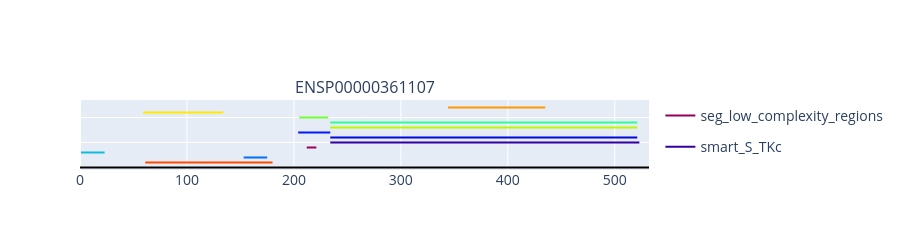

Notebook code for this chart:
### Code cell
pf.feature_architecture_figure(lib_path=lib_path, gene_id="ENSG00000107779", expr_df=meso_cardmeso_expr, fa_index=fa_index, isoforms=["ENSP00000361107"])

### Figure 1 — Plotly figure (JSON) as saved in the notebook; plotly's stock layout.template omitted (floating-point values rounded to 4 significant figures)
{"data": [{"connectgaps": false, "customdata": [["seg_low_complexity_regions"], ["seg_low_complexity_regions"], ["seg_low_complexity_regions"], ["seg_low_complexity_regions"]], "hovertemplate": "labels=seg_low_complexity_regions<br>x=%{x}<br>y=%{y}<extra></extra>", "legendgroup": "seg_low_complexity_regions", "line": {"color": "rgb(150, 0, 90)", "dash": "solid", "width": 2}, "marker": {"symbol": "circle"}, "mode": "lines", "name": "seg_low_complexity_regions", "orientation": "v", "showlegend": true, "type": "scatter", "x": [212.0, 217.0, 221.0, NaN], "xaxis": "x", "y": [4, 4, 4, 4], "yaxis": "y"}, {"connectgaps": false, "customdata": [["smart_S_TKc"], ["smart_S_TKc"], ["smart_S_TKc"], ["smart_S_TKc"], ["smart_S_TKc"], ["smart_S_TKc"], ["smart_S_TKc"], ["smart_S_TKc"], ["smart_S_TKc"], ["smart_S_TKc"], ["smart_S_TKc"], ["smart_S_TKc"], ["smart_S_TKc"], ["smart_S_TKc"], ["smart_S_TKc"], ["smart_S_TKc"], ["smart_S_TKc"], ["smart_S_TKc"], ["smart_S_TKc"], ["smart_S_TKc"], ["smart_S_TKc"], ["smart_S_TKc"], ["smart_S_TKc"], ["smart_S_TKc"], ["smart_S_TKc"], ["smart_S_TKc"], ["smart_S_TKc"], ["smart_S_TKc"], ["smart_S_TKc"], ["smart_S_TKc"], ["smart_S_TKc"], ["smart_S_TKc"], ["smart_S_TKc"], ["smart_S_TKc"], ["smart_S_TKc"], ["smart_S_TKc"], ["smart_S_TKc"], ["smart_S_TKc"], ["smart_S_TKc"], ["smart_S_TKc"], ["smart_S_TKc"], ["smart_S_TKc"], ["smart_S_TKc"], ["smart_S_TKc"], ["smart_S_TKc"], ["smart_S_TKc"], ["smart_S_TKc"], ["smart_S_TKc"], ["smart_S_TKc"], ["smart_S_TKc"], ["smart_S_TKc"], ["smart_S_TKc"], ["smart_S_TKc"], ["smart_S_TKc"], ["smart_S_TKc"], ["smart_S_TKc"], ["smart_S_TKc"], ["smart_S_TKc"], ["smart_S_TKc"], ["smart_S_TKc"]], "hovertemplate": "labels=smart_S_TKc<br>x=%{x}<br>y=%{y}<extra></extra>", "legendgroup": "smart_S_TKc", "line": {"color": "rgb(50, 0, 163)", "dash": "solid", "width": 2}, "marker": {"symbol": "circle"}, "mode": "lines", "name": "smart_S_TKc", "orientation": "v", "showlegend": true, "type": "scatter", "x": [234.0, 239.0, 244.0, 249.0, 254.0, 259.0, 264.0, 269.0, 274.0, 279.0, 284.0, 289.0, 294.0, 299.0, 304.0, 309.0, 314.0, 319.0, 324.0, 329.0, 334.0, 339.0, 344.0, 349.0, 354.0, 359.0, 364.0, 369.0, 374.0, 379.0, 384.0, 389.0, 394.0, 399.0, 404.0, 409.0, 414.0, 419.0, 424.0, 429.0, 434.0, 439.0, 444.0, 449.0, 454.0, 459.0, 464.0, 469.0, 474.0, 479.0, 484.0, 489.0, 494.0, 499.0, 504.0, 509.0, 514.0, 519.0, 523.0, NaN], "xaxis": "x", "y": [5, 5, 5, 5, 5, 5, 5, 5, 5, 5, 5, 5, 5, 5, 5, 5, 5, 5, 5, 5, 5, 5, 5, 5, 5, 5, 5, 5, 5, 5, 5, 5, 5, 5, 5, 5, 5, 5, 5, 5, 5, 5, 5, 5, 5, 5, 5, 5, 5, 5, 5, 5, 5, 5, 5, 5, 5, 5, 5, 5], "yaxis": "y"}, {"connectgaps": false, "customdata": [["smart_TyrKc"], ["smart_TyrKc"], ["smart_TyrKc"], ["smart_TyrKc"], ["smart_TyrKc"], ["smart_TyrKc"], ["smart_TyrKc"], ["smart_TyrKc"], ["smart_TyrKc"], ["smart_TyrKc"], ["smart_TyrKc"], ["smart_TyrKc"], ["smart_TyrKc"], ["smart_TyrKc"], ["smart_TyrKc"], ["smart_TyrKc"], ["smart_TyrKc"], ["smart_TyrKc"], ["smart_TyrKc"], ["smart_TyrKc"], ["smart_TyrKc"], ["smart_TyrKc"], ["smart_TyrKc"], ["smart_TyrKc"], ["smart_TyrKc"], ["smart_TyrKc"], ["smart_TyrKc"], ["smart_TyrKc"], ["smart_TyrKc"], ["smart_TyrKc"], ["smart_TyrKc"], ["smart_TyrKc"], ["smart_TyrKc"], ["smart_TyrKc"], ["smart_TyrKc"], ["smart_TyrKc"], ["smart_TyrKc"], ["smart_TyrKc"], ["smart_TyrKc"], ["smart_TyrKc"], ["smart_TyrKc"], ["smart_TyrKc"], ["smart_TyrKc"], ["smart_TyrKc"], ["smart_TyrKc"], ["smart_TyrKc"], ["smart_TyrKc"], ["smart_TyrKc"], ["smart_TyrKc"], ["smart_TyrKc"], ["smart_TyrKc"], ["smart_TyrKc"], ["smart_TyrKc"], ["smart_TyrKc"], ["smart_TyrKc"], ["smart_TyrKc"], ["smart_TyrKc"], ["smart_TyrKc"], ["smart_TyrKc"], ["smart_TyrKc"]], "hovertemplate": "labels=smart_TyrKc<br>x=%{x}<br>y=%{y}<extra></extra>", "legendgroup": "smart_TyrKc", "line": {"color": "rgb(0, 8, 218)", "dash": "solid", "width": 2}, "marker": {"symbol": "circle"}, "mode": "lines", "name": "smart_TyrKc", "orientation": "v", "showlegend": true, "type": "scatter", "x": [234.0, 239.0, 244.0, 249.0, 254.0, 259.0, 264.0, 269.0, 274.0, 279.0, 284.0, 289.0, 294.0, 299.0, 304.0, 309.0, 314.0, 319.0, 324.0, 329.0, 334.0, 339.0, 344.0, 349.0, 354.0, 359.0, 364.0, 369.0, 374.0, 379.0, 384.0, 389.0, 394.0, 399.0, 404.0, 409.0, 414.0, 419.0, 424.0, 429.0, 434.0, 439.0, 444.0, 449.0, 454.0, 459.0, 464.0, 469.0, 474.0, 479.0, 484.0, 489.0, 494.0, 499.0, 504.0, 509.0, 514.0, 519.0, 521.0, NaN], "xaxis": "x", "y": [6, 6, 6, 6, 6, 6, 6, 6, 6, 6, 6, 6, 6, 6, 6, 6, 6, 6, 6, 6, 6, 6, 6, 6, 6, 6, 6, 6, 6, 6, 6, 6, 6, 6, 6, 6, 6, 6, 6, 6, 6, 6, 6, 6, 6, 6, 6, 6, 6, 6, 6, 6, 6, 6, 6, 6, 6, 6, 6, 6], "yaxis": "y"}, {"connectgaps": false, "customdata": [["smart_GS"], ["smart_GS"], ["smart_GS"], ["smart_GS"], ["smart_GS"], ["smart_GS"], ["smart_GS"], ["smart_GS"]], "hovertemplate": "labels=smart_GS<br>x=%{x}<br>y=%{y}<extra></extra>", "legendgroup": "smart_GS", "line": {"color": "rgb(0, 25, 255)", "dash": "solid", "width": 2}, "marker": {"symbol": "circle"}, "mode": "lines", "name": "smart_GS", "orientation": "v", "showlegend": true, "type": "scatter", "x": [204.0, 209.0, 214.0, 219.0, 224.0, 229.0, 234.0, NaN], "xaxis": "x", "y": [7, 7, 7, 7, 7, 7, 7, 7], "yaxis": "y"}, {"connectgaps": false, "customdata": [["tmhmm_transmembrane"], ["tmhmm_transmembrane"], ["tmhmm_transmembrane"], ["tmhmm_transmembrane"], ["tmhmm_transmembrane"], ["tmhmm_transmembrane"], ["tmhmm_transmembrane"]], "hovertemplate": "labels=tmhmm_transmembrane<br>x=%{x}<br>y=%{y}<extra></extra>", "legendgroup": "tmhmm_transmembrane", "line": {"color": "rgb(0, 110, 255)", "dash": "solid", "width": 2}, "marker": {"symbol": "circle"}, "mode": "lines", "name": "tmhmm_transmembrane", "orientation": "v", "showlegend": true, "type": "scatter", "x": [153.0, 158.0, 163.0, 168.0, 173.0, 175.0, NaN], "xaxis": "x", "y": [2, 2, 2, 2, 2, 2, 2], "yaxis": "y"}, {"connectgaps": false, "customdata": [["signalp_SIGNALP"], ["signalp_SIGNALP"], ["signalp_SIGNALP"], ["signalp_SIGNALP"], ["signalp_SIGNALP"], ["signalp_SIGNALP"], ["signalp_SIGNALP"]], "hovertemplate": "labels=signalp_SIGNALP<br>x=%{x}<br>y=%{y}<extra></extra>", "legendgroup": "signalp_SIGNALP", "line": {"color": "rgb(15, 186, 220)", "dash": "solid", "width": 2}, "marker": {"symbol": "circle"}, "mode": "lines", "name": "signalp_SIGNALP", "orientation": "v", "showlegend": true, "type": "scatter", "x": [1.0, 6.0, 11.0, 16.0, 21.0, 23.0, NaN], "xaxis": "x", "y": [3, 3, 3, 3, 3, 3, 3], "yaxis": "y"}, {"connectgaps": false, "customdata": [["pfam_Pkinase"], ["pfam_Pkinase"], ["pfam_Pkinase"], ["pfam_Pkinase"], ["pfam_Pkinase"], ["pfam_Pkinase"], ["pfam_Pkinase"], ["pfam_Pkinase"], ["pfam_Pkinase"], ["pfam_Pkinase"], ["pfam_Pkinase"], ["pfam_Pkinase"], ["pfam_Pkinase"], ["pfam_Pkinase"], ["pfam_Pkinase"], ["pfam_Pkinase"], ["pfam_Pkinase"], ["pfam_Pkinase"], ["pfam_Pkinase"], ["pfam_Pkinase"], ["pfam_Pkinase"], ["pfam_Pkinase"], ["pfam_Pkinase"], ["pfam_Pkinase"], ["pfam_Pkinase"], ["pfam_Pkinase"], ["pfam_Pkinase"], ["pfam_Pkinase"], ["pfam_Pkinase"], ["pfam_Pkinase"], ["pfam_Pkinase"], ["pfam_Pkinase"], ["pfam_Pkinase"], ["pfam_Pkinase"], ["pfam_Pkinase"], ["pfam_Pkinase"], ["pfam_Pkinase"], ["pfam_Pkinase"], ["pfam_Pkinase"], ["pfam_Pkinase"], ["pfam_Pkinase"], ["pfam_Pkinase"], ["pfam_Pkinase"], ["pfam_Pkinase"], ["pfam_Pkinase"], ["pfam_Pkinase"], ["pfam_Pkinase"], ["pfam_Pkinase"], ["pfam_Pkinase"], ["pfam_Pkinase"], ["pfam_Pkinase"], ["pfam_Pkinase"], ["pfam_Pkinase"], ["pfam_Pkinase"], ["pfam_Pkinase"], ["pfam_Pkinase"], ["pfam_Pkinase"], ["pfam_Pkinase"], ["pfam_Pkinase"], ["pfam_Pkinase"]], "hovertemplate": "labels=pfam_Pkinase<br>x=%{x}<br>y=%{y}<extra></extra>", "legendgroup": "pfam_Pkinase", "line": {"color": "rgb(44, 255, 150)", "dash": "solid", "width": 2}, "marker": {"symbol": "circle"}, "mode": "lines", "name": "pfam_Pkinase", "orientation": "v", "showlegend": true, "type": "scatter", "x": [234.0, 239.0, 244.0, 249.0, 254.0, 259.0, 264.0, 269.0, 274.0, 279.0, 284.0, 289.0, 294.0, 299.0, 304.0, 309.0, 314.0, 319.0, 324.0, 329.0, 334.0, 339.0, 344.0, 349.0, 354.0, 359.0, 364.0, 369.0, 374.0, 379.0, 384.0, 389.0, 394.0, 399.0, 404.0, 409.0, 414.0, 419.0, 424.0, 429.0, 434.0, 439.0, 444.0, 449.0, 454.0, 459.0, 464.0, 469.0, 474.0, 479.0, 484.0, 489.0, 494.0, 499.0, 504.0, 509.0, 514.0, 519.0, 521.0, NaN], "xaxis": "x", "y": [9, 9, 9, 9, 9, 9, 9, 9, 9, 9, 9, 9, 9, 9, 9, 9, 9, 9, 9, 9, 9, 9, 9, 9, 9, 9, 9, 9, 9, 9, 9, 9, 9, 9, 9, 9, 9, 9, 9, 9, 9, 9, 9, 9, 9, 9, 9, 9, 9, 9, 9, 9, 9, 9, 9, 9, 9, 9, 9, 9], "yaxis": "y"}, {"connectgaps": false, "customdata": [["pfam_TGF_beta_GS"], ["pfam_TGF_beta_GS"], ["pfam_TGF_beta_GS"], ["pfam_TGF_beta_GS"], ["pfam_TGF_beta_GS"], ["pfam_TGF_beta_GS"], ["pfam_TGF_beta_GS"], ["pfam_TGF_beta_GS"]], "hovertemplate": "labels=pfam_TGF_beta_GS<br>x=%{x}<br>y=%{y}<extra></extra>", "legendgroup": "pfam_TGF_beta_GS", "line": {"color": "rgb(115, 255, 50)", "dash": "solid", "width": 2}, "marker": {"symbol": "circle"}, "mode": "lines", "name": "pfam_TGF_beta_GS", "orientation": "v", "showlegend": true, "type": "scatter", "x": [205.0, 210.0, 215.0, 220.0, 225.0, 230.0, 232.0, NaN], "xaxis": "x", "y": [10, 10, 10, 10, 10, 10, 10, 10], "yaxis": "y"}, {"connectgaps": false, "customdata": [["pfam_PK_Tyr_Ser-Thr"], ["pfam_PK_Tyr_Ser-Thr"], ["pfam_PK_Tyr_Ser-Thr"], ["pfam_PK_Tyr_Ser-Thr"], ["pfam_PK_Tyr_Ser-Thr"], ["pfam_PK_Tyr_Ser-Thr"], ["pfam_PK_Tyr_Ser-Thr"], ["pfam_PK_Tyr_Ser-Thr"], ["pfam_PK_Tyr_Ser-Thr"], ["pfam_PK_Tyr_Ser-Thr"], ["pfam_PK_Tyr_Ser-Thr"], ["pfam_PK_Tyr_Ser-Thr"], ["pfam_PK_Tyr_Ser-Thr"], ["pfam_PK_Tyr_Ser-Thr"], ["pfam_PK_Tyr_Ser-Thr"], ["pfam_PK_Tyr_Ser-Thr"], ["pfam_PK_Tyr_Ser-Thr"], ["pfam_PK_Tyr_Ser-Thr"], ["pfam_PK_Tyr_Ser-Thr"], ["pfam_PK_Tyr_Ser-Thr"], ["pfam_PK_Tyr_Ser-Thr"], ["pfam_PK_Tyr_Ser-Thr"], ["pfam_PK_Tyr_Ser-Thr"], ["pfam_PK_Tyr_Ser-Thr"], ["pfam_PK_Tyr_Ser-Thr"], ["pfam_PK_Tyr_Ser-Thr"], ["pfam_PK_Tyr_Ser-Thr"], ["pfam_PK_Tyr_Ser-Thr"], ["pfam_PK_Tyr_Ser-Thr"], ["pfam_PK_Tyr_Ser-Thr"], ["pfam_PK_Tyr_Ser-Thr"], ["pfam_PK_Tyr_Ser-Thr"], ["pfam_PK_Tyr_Ser-Thr"], ["pfam_PK_Tyr_Ser-Thr"], ["pfam_PK_Tyr_Ser-Thr"], ["pfam_PK_Tyr_Ser-Thr"], ["pfam_PK_Tyr_Ser-Thr"], ["pfam_PK_Tyr_Ser-Thr"], ["pfam_PK_Tyr_Ser-Thr"], ["pfam_PK_Tyr_Ser-Thr"], ["pfam_PK_Tyr_Ser-Thr"], ["pfam_PK_Tyr_Ser-Thr"], ["pfam_PK_Tyr_Ser-Thr"], ["pfam_PK_Tyr_Ser-Thr"], ["pfam_PK_Tyr_Ser-Thr"], ["pfam_PK_Tyr_Ser-Thr"], ["pfam_PK_Tyr_Ser-Thr"], ["pfam_PK_Tyr_Ser-Thr"], ["pfam_PK_Tyr_Ser-Thr"], ["pfam_PK_Tyr_Ser-Thr"], ["pfam_PK_Tyr_Ser-Thr"], ["pfam_PK_Tyr_Ser-Thr"], ["pfam_PK_Tyr_Ser-Thr"], ["pfam_PK_Tyr_Ser-Thr"], ["pfam_PK_Tyr_Ser-Thr"], ["pfam_PK_Tyr_Ser-Thr"], ["pfam_PK_Tyr_Ser-Thr"], ["pfam_PK_Tyr_Ser-Thr"], ["pfam_PK_Tyr_Ser-Thr"], ["pfam_PK_Tyr_Ser-Thr"]], "hovertemplate": "labels=pfam_PK_Tyr_Ser-Thr<br>x=%{x}<br>y=%{y}<extra></extra>", "legendgroup": "pfam_PK_Tyr_Ser-Thr", "line": {"color": "rgb(186, 248, 0)", "dash": "solid", "width": 2}, "marker": {"symbol": "circle"}, "mode": "lines", "name": "pfam_PK_Tyr_Ser-Thr", "orientation": "v", "showlegend": true, "type": "scatter", "x": [234.0, 239.0, 244.0, 249.0, 254.0, 259.0, 264.0, 269.0, 274.0, 279.0, 284.0, 289.0, 294.0, 299.0, 304.0, 309.0, 314.0, 319.0, 324.0, 329.0, 334.0, 339.0, 344.0, 349.0, 354.0, 359.0, 364.0, 369.0, 374.0, 379.0, 384.0, 389.0, 394.0, 399.0, 404.0, 409.0, 414.0, 419.0, 424.0, 429.0, 434.0, 439.0, 444.0, 449.0, 454.0, 459.0, 464.0, 469.0, 474.0, 479.0, 484.0, 489.0, 494.0, 499.0, 504.0, 509.0, 514.0, 519.0, 521.0, NaN], "xaxis": "x", "y": [8, 8, 8, 8, 8, 8, 8, 8, 8, 8, 8, 8, 8, 8, 8, 8, 8, 8, 8, 8, 8, 8, 8, 8, 8, 8, 8, 8, 8, 8, 8, 8, 8, 8, 8, 8, 8, 8, 8, 8, 8, 8, 8, 8, 8, 8, 8, 8, 8, 8, 8, 8, 8, 8, 8, 8, 8, 8, 8, 8], "yaxis": "y"}, {"connectgaps": false, "customdata": [["pfam_Activin_recp"], ["pfam_Activin_recp"], ["pfam_Activin_recp"], ["pfam_Activin_recp"], ["pfam_Activin_recp"], ["pfam_Activin_recp"], ["pfam_Activin_recp"], ["pfam_Activin_recp"], ["pfam_Activin_recp"], ["pfam_Activin_recp"], ["pfam_Activin_recp"], ["pfam_Activin_recp"], ["pfam_Activin_recp"], ["pfam_Activin_recp"], ["pfam_Activin_recp"], ["pfam_Activin_recp"], ["pfam_Activin_recp"]], "hovertemplate": "labels=pfam_Activin_recp<br>x=%{x}<br>y=%{y}<extra></extra>", "legendgroup": "pfam_Activin_recp", "line": {"color": "rgb(255, 234, 0)", "dash": "solid", "width": 2}, "marker": {"symbol": "circle"}, "mode": "lines", "name": "pfam_Activin_recp", "orientation": "v", "showlegend": true, "type": "scatter", "x": [59.0, 64.0, 69.0, 74.0, 79.0, 84.0, 89.0, 94.0, 99.0, 104.0, 109.0, 114.0, 119.0, 124.0, 129.0, 134.0, NaN], "xaxis": "x", "y": [11, 11, 11, 11, 11, 11, 11, 11, 11, 11, 11, 11, 11, 11, 11, 11, 11], "yaxis": "y"}, {"connectgaps": false, "customdata": [["pfam_Pkinase_fungal"], ["pfam_Pkinase_fungal"], ["pfam_Pkinase_fungal"], ["pfam_Pkinase_fungal"], ["pfam_Pkinase_fungal"], ["pfam_Pkinase_fungal"], ["pfam_Pkinase_fungal"], ["pfam_Pkinase_fungal"], ["pfam_Pkinase_fungal"], ["pfam_Pkinase_fungal"], ["pfam_Pkinase_fungal"], ["pfam_Pkinase_fungal"], ["pfam_Pkinase_fungal"], ["pfam_Pkinase_fungal"], ["pfam_Pkinase_fungal"], ["pfam_Pkinase_fungal"], ["pfam_Pkinase_fungal"], ["pfam_Pkinase_fungal"], ["pfam_Pkinase_fungal"], ["pfam_Pkinase_fungal"], ["pfam_Pkinase_fungal"]], "hovertemplate": "labels=pfam_Pkinase_fungal<br>x=%{x}<br>y=%{y}<extra></extra>", "legendgroup": "pfam_Pkinase_fungal", "line": {"color": "rgb(255, 152, 0)", "dash": "solid", "width": 2}, "marker": {"symbol": "circle"}, "mode": "lines", "name": "pfam_Pkinase_fungal", "orientation": "v", "showlegend": true, "type": "scatter", "x": [344.0, 349.0, 354.0, 359.0, 364.0, 369.0, 374.0, 379.0, 384.0, 389.0, 394.0, 399.0, 404.0, 409.0, 414.0, 419.0, 424.0, 429.0, 434.0, 435.0, NaN], "xaxis": "x", "y": [12, 12, 12, 12, 12, 12, 12, 12, 12, 12, 12, 12, 12, 12, 12, 12, 12, 12, 12, 12, 12], "yaxis": "y"}, {"connectgaps": false, "customdata": [["flps_SINGLE_{C}"], ["flps_SINGLE_{C}"], ["flps_SINGLE_{C}"], ["flps_SINGLE_{C}"], ["flps_SINGLE_{C}"], ["flps_SINGLE_{C}"], ["flps_SINGLE_{C}"], ["flps_SINGLE_{C}"], ["flps_SINGLE_{C}"], ["flps_SINGLE_{C}"], ["flps_SINGLE_{C}"], ["flps_SINGLE_{C}"], ["flps_SINGLE_{C}"], ["flps_SINGLE_{C}"], ["flps_SINGLE_{C}"], ["flps_SINGLE_{C}"], ["flps_SINGLE_{C}"], ["flps_SINGLE_{C}"], ["flps_SINGLE_{C}"], ["flps_SINGLE_{C}"], ["flps_SINGLE_{C}"], ["flps_SINGLE_{C}"], ["flps_SINGLE_{C}"], ["flps_SINGLE_{C}"], ["flps_SINGLE_{C}"], ["flps_SINGLE_{C}"]], "hovertemplate": "labels=flps_SINGLE_{C}<br>x=%{x}<br>y=%{y}<extra></extra>", "legendgroup": "flps_SINGLE_{C}", "line": {"color": "rgb(255, 74, 0)", "dash": "solid", "width": 2}, "marker": {"symbol": "circle"}, "mode": "lines", "name": "flps_SINGLE_{C}", "orientation": "v", "showlegend": true, "type": "scatter", "x": [61.0, 66.0, 71.0, 76.0, 81.0, 86.0, 91.0, 96.0, 101.0, 106.0, 111.0, 116.0, 121.0, 126.0, 131.0, 136.0, 141.0, 146.0, 151.0, 156.0, 161.0, 166.0, 171.0, 176.0, 180.0, NaN], "xaxis": "x", "y": [1, 1, 1, 1, 1, 1, 1, 1, 1, 1, 1, 1, 1, 1, 1, 1, 1, 1, 1, 1, 1, 1, 1, 1, 1, 1], "yaxis": "y"}, {"connectgaps": false, "customdata": [["Protein Length"], ["Protein Length"]], "hovertemplate": "labels=Protein Length<br>x=%{x}<br>y=%{y}<extra></extra>", "legendgroup": "Protein Length", "line": {"color": "black", "dash": "solid", "width": 2}, "marker": {"symbol": "circle"}, "mode": "lines", "name": "Protein Length", "orientation": "v", "showlegend": true, "type": "scatter", "x": [0.0, 532.0], "xaxis": "x", "y": [0, 0], "yaxis": "y"}], "layout": {"annotations": [{"font": {"size": 16}, "showarrow": false, "text": "ENSP00000361107", "x": 0.5, "xanchor": "center", "xref": "paper", "y": 1, "yanchor": "bottom", "yref": "paper"}], "font": {"size": 14}, "height": 250, "xaxis": {"anchor": "y", "domain": [0, 1], "range": [0, 532]}, "yaxis": {"anchor": "x", "domain": [0, 1], "range": [-0.5, 13.5], "showticklabels": false, "title": {"text": ""}}}}
